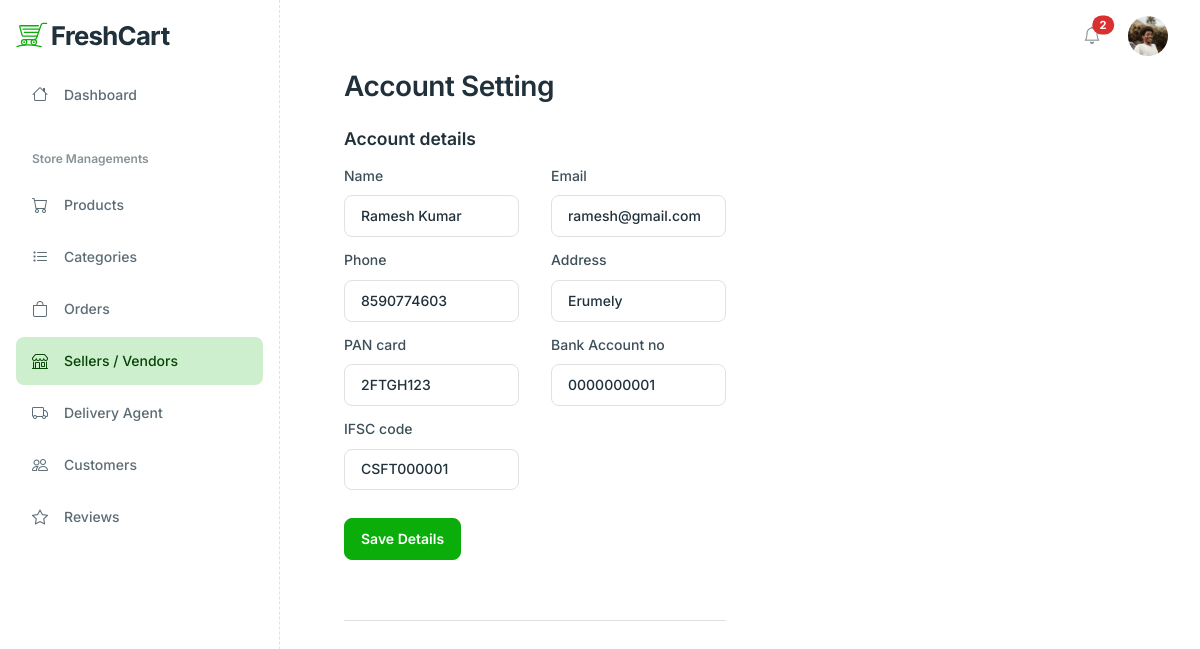
The page /administrator/Vendor-edit/19 on the database its author committed.
### administrator/models.py (models this page shows, shortened)
class User(models.Model):
    name = models.CharField(max_length=255)
    email = models.EmailField(unique=True)
    password = models.CharField(max_length=255)
    approved = models.BooleanField(default=True)
    phone_no = models.CharField(max_length=15, unique=True)
    rights = models.CharField(
        max_length=50,
        choices=[('admin', 'Admin'), ('seller', 'Seller'), ('customer', 'Customer'), ('delivery', 'Delivery')],
        default='customer'
    )
    created_at = models.DateTimeField(default=now, editable=False)
    photo = models.ImageField(upload_to='user_photos/', blank=True, null=True)

### seller/models.py (models this page shows, shortened)
class SellerDetails(models.Model):
    seller = models.OneToOneField(User, on_delete=models.CASCADE, related_name="seller_details")
    GSTIN = models.CharField(max_length=15, blank=True, null=True)
    PancardNo = models.CharField(max_length=10, blank=True, null=True)
    bank_account_number = models.CharField(max_length=20, blank=True, null=True)
    ifsc_code = models.CharField(max_length=11, blank=True, null=True)
    Address = models.TextField()

### administrator/views.py (the view, shortened to what this page needs)
# urls.py: path('Vendor-edit/<int:user_id>',editVendor,name="editVendor"),
def editVendor(request, user_id):
    user = User.objects.get(id=user_id)
    details = SellerDetails.objects.filter(seller=user).first()
    return render(request, 'administrator/vendorEdit.html',{'user':user,'details': details,'current_page':5})

### customer/context_processors.py (called while the page is built, shortened)
def common_data(request):
    login = "userid" in request.session
    user = None
    cart_items = []
    cart_total = 0
    cart_count = 0
    like_count = 0
    categories = []
    return {
        "login": login,
        "user": user,
        "cart_items": cart_items,
        'cart_total':cart_total,
        'cart_count' : cart_count,
        'like_count' : like_count,
        'categories' : categories,
    }

### administrator/templates/administrator/vendorEdit.html (shortened to what this page needs)
{% extends 'administrator/baseDash.html' %}
      {% block content %}
      {% load static %}
          <main>
    <section>
       <div class="container">
          <div class="row">
             <div class="col-12">
             </div>
           <br>
              <div class="col-lg-9 col-md-8 col-12">
                 <div class="py-6 p-md-6 p-lg-10">
                    <div class="mb-6">
                       <h2 class="mb-0">Account Setting</h2>
                    </div>
                    <div>
                       <h5 class="mb-4">Account details</h5>
                       <div class="row">
                          <div class="col-lg-15">
                             <form action="" method="post">
                                <div class="row">
                                    <div class="col-lg-6">
                                        <div class="mb-3">
                                            <label class="form-label">Name</label>
                                            <input type="text" value="{{user.name}}" name="first_name" class="form-control" placeholder="jitu chauhan" />
                                        </div>
                                    </div>
                                    <div class="col-lg-6">
                                        <div class="mb-3">
                                            <label class="form-label">Email</label>
                                            <input type="email" name="email" value="{{user.email}}" class="form-control" placeholder="example@gmail.com" />
                                        </div>
                                    </div>
                                </div>
                                <div class="row">
                                    <div class="col-lg-6">
                                        <div class="mb-3">
                                            <label class="form-label">Phone</label>
                                            <input type="text" name="phone_no" value="{{user.phone_no}}" class="form-control" placeholder="Phone number" />
                                        </div>
                                    </div>
                                    <div class="col-lg-6">
                                        <div class="mb-3">
                                            <label class="form-label">Address</label>
                                            <input type="text" name="address" value="{{details.Address}}" class="form-control" placeholder="Address" />
                                        </div>
                                    </div>
                                </div>
                                <div class="row">
                                    <div class="col-lg-6">
                                        <div class="mb-3">
                                            <label class="form-label">PAN card</label>
                                            <input type="text" name="pan" value="{{details.PancardNo}}" class="form-control" placeholder="PAN card" />
                                        </div>
                                    </div>
                                    <div class="col-lg-6">
                                        <div class="mb-3">
                                            <label class="form-label">Bank Account no</label>
                                            <input type="text" name="bank" value="{{details.bank_account_number}}" class="form-control" placeholder="Bank Account no" />
                                        </div>
                                    </div>
                                </div>
                                <div class="row">
                                    <div class="col-lg-6">
                                        <div class="mb-3">
                                            <label class="form-label">IFSC code</label>
                                            <input type="text" name="code" value="{{details.ifsc_code}}" class="form-control" placeholder="IFSC code" />
                                        </div>
                                    </div>
                                </div>
                                <div class="col-lg-6">
                                    <div class="mb-3">
                                        <button type="submit" class="btn btn-primary mt-4">Save Details</button>
                                    </div>
                                </div>
                             </form>
                          </div>
                       </div>
                    </div>
                    <hr class="my-10" />
                 </div>
              </div>
           </div>
        </div>
     </section>
  </main>
 </div>
 {% endblock %}

### administrator/templates/administrator/baseDash.html (shortened to what this page needs)
{% load static %}
<!DOCTYPE html>
<html lang="en">
<head>
<link href="{% static 'libs/bootstrap-icons/font/bootstrap-icons.min.css' %}" rel="stylesheet">
<link href="{% static 'libs/feather-webfont/dist/feather-icons.css' %}" rel="stylesheet">
<link href="{% static 'libs/simplebar/dist/simplebar.min.css' %}" rel="stylesheet">
<link rel="stylesheet" href="{% static 'css/theme.min.css' %}">
   </head>
   <body>
<nav class="navbar navbar-expand-lg navbar-glass">
	<div class="container-fluid">
		<div class="d-flex justify-content-between align-items-center w-100">
			<div>
				<ul class="list-unstyled d-flex align-items-center mb-0 ms-5 ms-lg-0">
					<li class="dropdown-center">
						<a class="position-relative btn-icon btn-ghost-secondary btn rounded-circle" href="#" role="button" data-bs-toggle="dropdown" aria-expanded="false">
							<i class="bi bi-bell fs-5"></i>
							<span class="position-absolute top-0 start-100 translate-middle badge rounded-pill bg-danger mt-2 ms-n2">
								2
							</span>
						</a>
					</li>
					<li class="dropdown ms-4">
						<a href="#" role="button" data-bs-toggle="dropdown" aria-expanded="false">
							<img src="{{user.photo.url}}" alt="" class="avatar avatar-md rounded-circle" style="object-fit: cover;" />
						</a>
					</li>
				</ul>
			</div>
		</div>
	</div>
</nav>
      <div class="main-wrapper">
<nav class="navbar-vertical-nav d-none d-xl-block">
	<div class="navbar-vertical">
		<div class="px-4 py-5">
			<a href="{% url 'home' %}" class="navbar-brand">
				<img src="{% static 'images/logo/freshcart-logo.svg' %}" alt="" />
			</a>
		</div>
		<div class="navbar-vertical-content flex-grow-1" data-simplebar="">
			<ul class="navbar-nav flex-column" id="sideNavbar">
				<li class="nav-item">
					<a class="nav-link {% if current_page == 1 %}active{%endif%}" href="{% url 'admin_dashboard' %}">
						<div class="d-flex align-items-center">
							<span class="nav-link-icon"><i class="bi bi-house"></i></span>
							<span class="nav-link-text">Dashboard</span>
						</div>
					</a>
				</li>
				<li class="nav-item mt-6 mb-3">
					<span class="nav-label">Store Managements</span>
				</li>
				<li class="nav-item">
					<a class="nav-link  {% if current_page == 2 %}active{%endif%} " href="{% url 'products_list' %}">
						<div class="d-flex align-items-center">
							<span class="nav-link-icon"><i class="bi bi-cart"></i></span>
							<span class="nav-link-text">Products</span>
						</div>
					</a>
				</li>
				<li class="nav-item">
					<a class="nav-link {% if current_page == 3 %}active{%endif%}" href="{% url 'category_list' %}">
						<div class="d-flex align-items-center">
							<span class="nav-link-icon"><i class="bi bi-list-task"></i></span>
							<span class="nav-link-text">Categories</span>
						</div>
					</a>
				</li>
				<li class="nav-item">
					<a
						class="nav-link  {% if current_page == 4 %}active{%endif%}"
						href="{% url 'order_list' %}"
					>
						<div class="d-flex align-items-center">
							<span class="nav-link-icon"><i class="bi bi-bag"></i></span>
							<span class="nav-link-text">Orders</span>
						</div>
					</a>
				</li>
				<li class="nav-item">
					<a class="nav-link {% if current_page == 5 %}active{%endif%}" href="{% url 'seller_list' %}">
						<div class="d-flex align-items-center">
							<span class="nav-link-icon"><i class="bi bi-shop"></i></span>
							<span class="nav-link-text">Sellers / Vendors</span>
						</div>
					</a>
				</li>
				<li class="nav-item">
					<a class="nav-link {% if current_page == 8 %}active{%endif%}" href="{% url 'agent_list' %}">
						<div class="d-flex align-items-center">
							<span class="nav-link-icon"><i class="bi bi-truck"></i></span>
							<span class="nav-link-text">Delivery Agent</span>
						</div>
					</a>
				</li>
				<li class="nav-item">
					<a
						class="nav-link {% if current_page == 6 %}active{%endif%} "
						href="{% url 'customer_list' %}"
						>
						<div class="d-flex align-items-center">
							<span class="nav-link-icon"><i class="bi bi-people"></i></span>
							<span class="nav-link-text">Customers</span>
						</div>
					</a>
				</li>
				<li class="nav-item">
					<a class="nav-link {% if current_page == 7 %}active{%endif%}" href="{% url 'review_list' %}">
						<div class="d-flex align-items-center">
							<span class="nav-link-icon"><i class="bi bi-star"></i></span>
							<span class="nav-link-text">Reviews</span>
						</div>
					</a>
				</li>
			</ul>
		</div>
	</div>
</nav>
{% block content %}
{% endblock %}
</body>
</html>

### rows shown on the page
User: photo (picture), first_name "Ramesh Kumar", email "ramesh@gmail.com", phone_no "8590774603"
SellerDetails: address "Erumely", pan "2FTGH123", bank "0000000001", code "CSFT000001"
